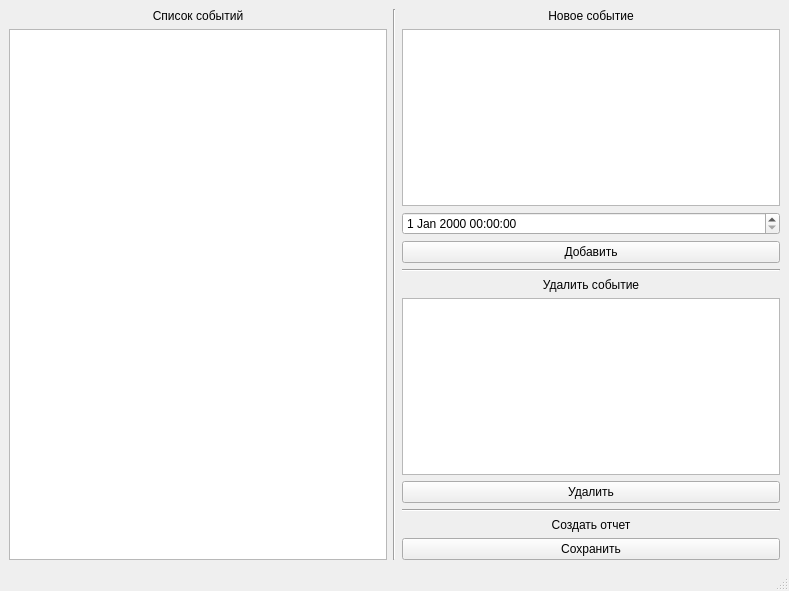
<?xml version="1.0" encoding="UTF-8"?>
<ui version="4.0">
 <class>MainWindow</class>
 <widget class="QMainWindow" name="MainWindow">
  <property name="geometry">
   <rect>
    <x>0</x>
    <y>0</y>
    <width>789</width>
    <height>591</height>
   </rect>
  </property>
  <property name="windowTitle">
   <string>MainWindow</string>
  </property>
  <widget class="QWidget" name="centralwidget">
   <widget class="QWidget" name="horizontalLayoutWidget">
    <property name="geometry">
     <rect>
      <x>9</x>
      <y>9</y>
      <width>771</width>
      <height>551</height>
     </rect>
    </property>
    <layout class="QHBoxLayout" name="horizontalLayout">
     <item>
      <layout class="QVBoxLayout" name="verticalLayout_2">
       <item>
        <widget class="QLabel" name="events_list_label">
         <property name="layoutDirection">
          <enum>Qt::LeftToRight</enum>
         </property>
         <property name="text">
          <string>Список событий</string>
         </property>
         <property name="textFormat">
          <enum>Qt::PlainText</enum>
         </property>
         <property name="alignment">
          <set>Qt::AlignCenter</set>
         </property>
        </widget>
       </item>
       <item>
        <widget class="QListView" name="events_list"/>
       </item>
      </layout>
     </item>
     <item>
      <widget class="Line" name="line">
       <property name="orientation">
        <enum>Qt::Vertical</enum>
       </property>
      </widget>
     </item>
     <item>
      <layout class="QVBoxLayout" name="verticalLayout">
       <item>
        <widget class="QLabel" name="new_event_label">
         <property name="text">
          <string>Новое событие</string>
         </property>
         <property name="alignment">
          <set>Qt::AlignCenter</set>
         </property>
        </widget>
       </item>
       <item>
        <widget class="QTextEdit" name="new_event_field"/>
       </item>
       <item>
        <widget class="QDateTimeEdit" name="dateTimeEdit"/>
       </item>
       <item>
        <widget class="QPushButton" name="new_event_btn">
         <property name="text">
          <string>Добавить</string>
         </property>
        </widget>
       </item>
       <item>
        <widget class="Line" name="line_2">
         <property name="orientation">
          <enum>Qt::Horizontal</enum>
         </property>
        </widget>
       </item>
       <item>
        <widget class="QLabel" name="delete_label">
         <property name="text">
          <string>Удалить событие</string>
         </property>
         <property name="alignment">
          <set>Qt::AlignCenter</set>
         </property>
        </widget>
       </item>
       <item>
        <widget class="QTextEdit" name="delete_event_field"/>
       </item>
       <item>
        <widget class="QPushButton" name="delete_evenet_btn">
         <property name="text">
          <string>Удалить</string>
         </property>
        </widget>
       </item>
       <item>
        <widget class="Line" name="line_3">
         <property name="orientation">
          <enum>Qt::Horizontal</enum>
         </property>
        </widget>
       </item>
       <item>
        <widget class="QLabel" name="safe_label">
         <property name="text">
          <string>Создать отчет</string>
         </property>
         <property name="alignment">
          <set>Qt::AlignCenter</set>
         </property>
        </widget>
       </item>
       <item>
        <widget class="QPushButton" name="safe_btn">
         <property name="text">
          <string>Сохранить</string>
         </property>
        </widget>
       </item>
      </layout>
     </item>
    </layout>
   </widget>
  </widget>
  <widget class="QStatusBar" name="statusbar"/>
 </widget>
 <resources/>
 <connections/>
</ui>
